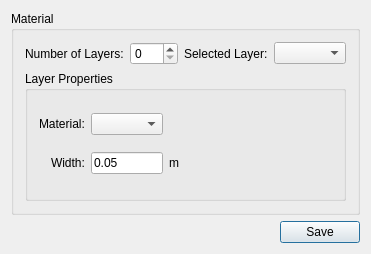
<?xml version="1.0" encoding="UTF-8"?>
<ui version="4.0">
 <class>Material_AssignClass</class>
 <widget class="QDialog" name="Material_AssignClass">
  <property name="geometry">
   <rect>
    <x>0</x>
    <y>0</y>
    <width>371</width>
    <height>254</height>
   </rect>
  </property>
  <property name="windowTitle">
   <string>Material_Assign</string>
  </property>
  <layout class="QGridLayout" name="gridLayout_2">
   <item row="0" column="0" colspan="2">
    <widget class="QGroupBox" name="groupBox">
     <property name="title">
      <string>Material</string>
     </property>
     <layout class="QVBoxLayout" name="verticalLayout">
      <item>
       <layout class="QHBoxLayout" name="horizontalLayout_2">
        <item>
         <widget class="QLabel" name="label">
          <property name="text">
           <string>Number of Layers:</string>
          </property>
         </widget>
        </item>
        <item>
         <widget class="QSpinBox" name="spinBox"/>
        </item>
        <item>
         <widget class="QLabel" name="label_3">
          <property name="text">
           <string>Selected Layer:</string>
          </property>
         </widget>
        </item>
        <item>
         <widget class="QComboBox" name="comboBox"/>
        </item>
       </layout>
      </item>
      <item>
       <widget class="QGroupBox" name="groupBox_2">
        <property name="title">
         <string>Layer Properties</string>
        </property>
        <layout class="QHBoxLayout" name="horizontalLayout" stretch="1,2">
         <item>
          <layout class="QGridLayout" name="gridLayout">
           <item row="0" column="0" colspan="2">
            <widget class="QLabel" name="label_4">
             <property name="text">
              <string>Material:</string>
             </property>
            </widget>
           </item>
           <item row="0" column="2">
            <widget class="QComboBox" name="comboBox_2"/>
           </item>
           <item row="1" column="3">
            <widget class="QLabel" name="label_6">
             <property name="text">
              <string>m</string>
             </property>
            </widget>
           </item>
           <item row="1" column="2">
            <widget class="QLineEdit" name="lineEdit">
             <property name="text">
              <string>0.05</string>
             </property>
            </widget>
           </item>
           <item row="1" column="1">
            <widget class="QLabel" name="label_5">
             <property name="text">
              <string>Width:</string>
             </property>
            </widget>
           </item>
          </layout>
         </item>
         <item>
          <spacer name="horizontalSpacer">
           <property name="orientation">
            <enum>Qt::Horizontal</enum>
           </property>
           <property name="sizeHint" stdset="0">
            <size>
             <width>161</width>
             <height>20</height>
            </size>
           </property>
          </spacer>
         </item>
        </layout>
       </widget>
      </item>
     </layout>
    </widget>
   </item>
   <item row="1" column="0">
    <spacer name="horizontalSpacer_2">
     <property name="orientation">
      <enum>Qt::Horizontal</enum>
     </property>
     <property name="sizeHint" stdset="0">
      <size>
       <width>269</width>
       <height>20</height>
      </size>
     </property>
    </spacer>
   </item>
   <item row="1" column="1">
    <widget class="QPushButton" name="pushButton">
     <property name="text">
      <string>Save</string>
     </property>
    </widget>
   </item>
  </layout>
 </widget>
 <layoutdefault spacing="6" margin="11"/>
 <resources>
  <include location="material_assign.qrc"/>
 </resources>
 <connections/>
</ui>
